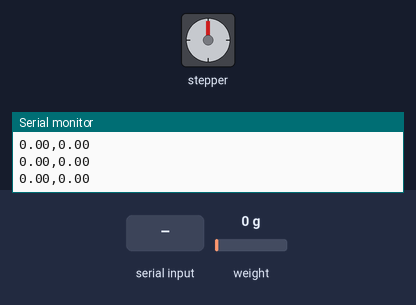
The sketch below on a simulated Arduino Uno, built with avr-gcc and run on an emulated ATmega328P. Parts: stepper motor, the last lines printed to the serial monitor. The test bench sets the inputs (shaded band); at power-on: weight on the scale 0 g. Stepper angles assume 3200 steps per turn.

Above: at 3.6 s.
3.7 s: "1" received over Serial
At 4.15 s:
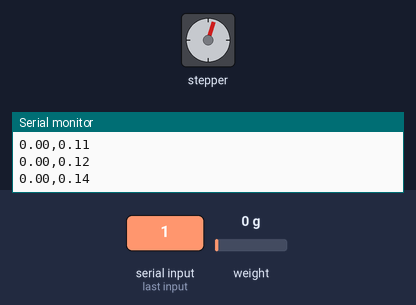
At 4.75 s:
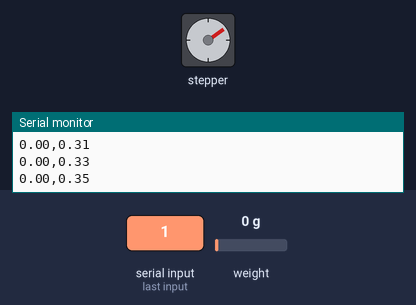
6.7 s: "Z" received over Serial
At 7.46 s:
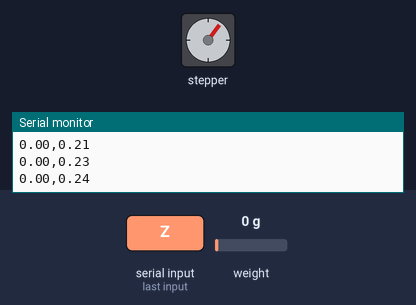
9.7 s: weight on the scale set to 1250 g
Timing chart, 0 to 16.7 s (numbered marks = the images above; inputs shaded):
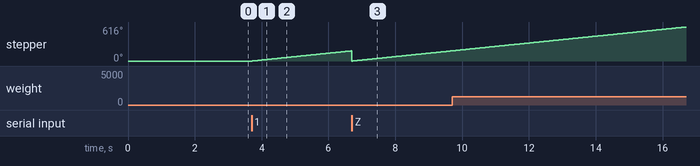

Measured:
- after the input at 3.7 s, stepper: keeps turning clockwise at about 62°/s, starting at once

The sketch:

arduino_code.ino
```cpp
#include <HX711_ADC.h>
#include <AccelStepper.h>

// --- PIN TANIMLAMALARI (Senin eski koduna göre güncellendi) ---
const int HX711_dout = 2; // Eski kodunda 4
const int HX711_sck = 3;  // Eski kodunda 5

// Motor Pinleri (Bunlar hala 9 ve 8, değiştirmek istersen buradan değiştir)
const int MOTOR_STEP_PIN = 9;
const int MOTOR_DIR_PIN = 8;

// --- AYARLAR ---
float calibrationValue = -14.0; // SENİN ESKİ KALİBRASYON DEĞERİN
const float LEAD_SCREW_PITCH = 2.0; // mm (Vidanın tur başına ilerlemesi)
const int STEPS_PER_REV = 200;      // Motorun adım sayısı
const int MICROSTEPS = 16;          // Sürücü üzerindeki ayar
float stepsPerMM = (STEPS_PER_REV * MICROSTEPS) / LEAD_SCREW_PITCH;

// --- NESNELER ---
HX711_ADC LoadCell(HX711_dout, HX711_sck);
AccelStepper stepper(AccelStepper::DRIVER, MOTOR_STEP_PIN, MOTOR_DIR_PIN);

// --- DEĞİŞKENLER ---
bool isRunning = false;
int motorDirection = 0;
unsigned long lastSendTime = 0;
const int dataInterval = 50; // Veri gönderme sıklığı (ms)

void setup() {
  Serial.begin(57600); // Eski kodundaki hız bu, Python da buna uyacak.
  delay(10);

  // Loadcell Başlatma (Senin eski kodundaki mantıkla)
  LoadCell.begin();
  unsigned long stabilizingtime = 2000;
  boolean _tare = true;
  LoadCell.start(stabilizingtime, _tare);
  LoadCell.setCalFactor(calibrationValue);

  // Motor Başlatma
  stepper.setMaxSpeed(2000);
  stepper.setAcceleration(1000);
}

void loop() {
  // 1. LOADCELL GÜNCELLEME (Bu kütüphane için ZORUNLU)
  // Bu fonksiyon her döngüde çağrılmalı ki veri işlensin
  LoadCell.update();

  // 2. PYTHON'DAN KOMUT DİNLEME
  if (Serial.available() > 0) {
    char command = Serial.read();

    if (command == '1') { // Çekme
      motorDirection = 1;
      isRunning = true;
    }
    else if (command == '2') { // Basma
      motorDirection = -1;
      isRunning = true;
    }
    else if (command == '0') { // Durdur
      isRunning = false;
      stepper.stop();
    }
    else if (command == 'Z') { // Sıfırla
      LoadCell.tareNoDelay(); // Bu kütüphanenin sıfırlama komutu farklıdır
      stepper.setCurrentPosition(0);
      Serial.println("ZEROED");
    }
  }

  // 3. MOTOR HAREKETİ
  if (isRunning) {
    stepper.setSpeed(motorDirection * 600);
    stepper.runSpeed();
  }

  // 4. VERİ GÖNDERME
  // LoadCell.getData() yeni veri hazır olmasa bile son okunanı verir, bu güvenlidir.
  unsigned long currentMillis = millis();
  if (currentMillis - lastSendTime >= dataInterval) {
    lastSendTime = currentMillis;

    float force = LoadCell.getData(); // Okunan ağırlık
    float currentSteps = stepper.currentPosition();
    float distance = currentSteps / stepsPerMM;

    // Format: "Kuvvet,Mesafe"
    Serial.print(force);
    Serial.print(",");
    Serial.println(distance);
  }
}
```
